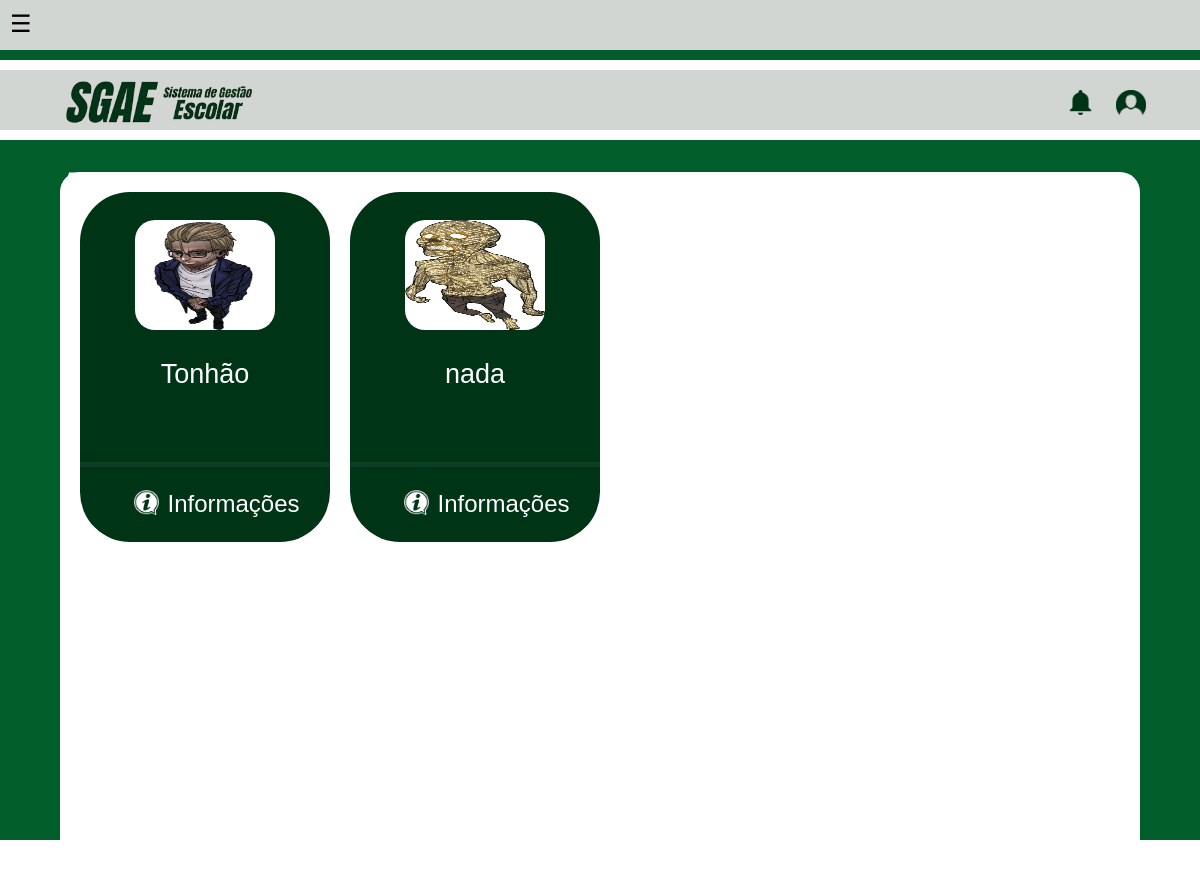
The page /PPInte/professores.php (signed in) on the database its author committed.
### tables this page shows
CREATE TABLE `professor` (
  `id_prof` int(11) NOT NULL,
  `foto` varchar(255) DEFAULT NULL
);

CREATE TABLE `usuario` (
  `cpf` char(11) NOT NULL,
  `Siape` varchar(45) NOT NULL,
  `foto` varchar(200) DEFAULT NULL,
  `id_us` int(11) NOT NULL,
  `email` varchar(45) NOT NULL,
  `nome` varchar(45) NOT NULL,
  `senha` varchar(45) NOT NULL,
  `fone` varchar(20) NOT NULL
);

### PPInte/professores.php (the view, shortened to what this page needs)
<?php
    require('config.php');
    $sql = "select usuario.id_us, usuario.Siape, usuario.nome, professor.id_prof, usuario.foto from usuario inner join professor where usuario.id_us=professor.id_prof";
    $res = $conn->query($sql) or die($conn->error);
    $qtd = $res->num_rows;
    $Checagem = "select * from setor where id_set = '{$_SESSION['id_us']}'";
    $ConsultaC = $conn->query($Checagem);
    $qtdChecagem = $ConsultaC->num_rows;
    if ($qtdChecagem > 0) {
        ?>
            <!DOCTYPE html>
            <html lang="pt-BR">
            <head>
                <link rel="stylesheet" href="professorescss.css">
            </head>
            <body>
                <div class="top-bar">
                    <div class="menu-container">
                        <div class="menu-abriricon" onclick="openMenu()">☰</div>
                    </div>
                </div>
                <div class="green-bar"></div>
                <div class="bottom-bar">
                <div class="iconeNotificacao">
                        <img src="Imagens/Notificacao.png">
                    </div>
                    <div class="iconeTitulo">
                        <img src="Imagens/Titulo.png">
                    </div>
                    <div class="iconePerfil">
                        <img src="Imagens/Perfil.png">
                    </div>
                </div>
                <div class="new-green-bar">
                    <div class="Titulo-Professores">
                        <h1>PROFESSORES</h1>
                    </div>
                </div>
                <div class="new-bottom-bar">
                    <div class="box-center">
                        <div class="InformaçõesProf";>
                            <?php
                                if($qtd > 0){
                                    echo "<div class='professores-container'>";
                                    while($row = $res->fetch_object()){
                                        echo "<div class='backgroundFundo1'>";
                                        echo "<div class='Prof-foto'>";
                                        echo "<br> <img src='".$row->foto."' alt='foto professor'<br>";
                                        echo "</div>";
                                        echo "<p class='nome-professor'>" . $row->nome . "</p>";
                                        echo "<div class='botaoinfo'>";
                                        echo "<br> <a>Informações</a>";
                                        echo "</div>";
                                        echo "<div class='imagemBotao'>";
                                        echo "<img onclick=\"window.location.href='professor.php?id_prof=" . htmlspecialchars($row->id_prof, ENT_QUOTES, 'UTF-8') . "'\" src='Imagens/Informacoes.png' alt='Informações'>";
                                        echo "</div>";
                                        echo "<div class='designFundoProf'></div>";
                                        echo "</div>";
                                    }
                                    echo "</div>";
                                }
                            ?>
                        </div>
                    </div>
                </div>
            </body>
            </html>
<?php
    } else{
        print"<script>location.href='index.php'; alert('Você não tem permissão para acessar esta área do sistema')</script>";
    }
?>

### PPInte/professorescss.css (style rules this page uses)
.top-bar { width: 100%; height: 50px; background-color: #d2d6d3; position: relative; }
.green-bar { width: 100%; height: 10px; background-color: #015d29; position: relative; top: 0px; }
.bottom-bar { width: 100%; height: 60px; background-color: #d2d6d3; position: relative; top: 10px; }
.new-green-bar { width: 100%; height: 100px; background-color: #015d29; position: relative; top: 20px; }
.new-bottom-bar { width: 100%; height: 75vh; background-color: #015d29; position: relative; top: 20px; }
.box-center { width: 90%; height: 700px; background-color: white; position: relative; top: 47%; left: 50%; transform: translate(-50%, -50%); border-radius: 20px; box-sizing: border-box; padding: 20px; overflow: auto; }
.Titulo-Professores h1 { font-size: 35px; color: White; position: absolute; font-family: 'Anton'; font-style: Italic; letter-spacing: 1px; top: 0px; left: 5%; }
.iconeTitulo img { width: 250px; height: auto; position: absolute; top: 10px; left: 50px; }
.iconeNotificacao img { width: 25px; height: auto; position: absolute; top: 20px; left: 89%; }
.iconePerfil img { width: 30px; height: auto; position: absolute; top: 20px; left: 93%; }
.menu-container { position: absolute; display: inline-block; }
.menu-abriricon { font-size: 24px; cursor: pointer; position: absolute; top: 10px; left: 10px; }
.professores-container { display: flex; flex-wrap: wrap; gap: 20px; }
.backgroundFundo1 { width: 250px; height: 350px; position: relative; background-color: #003417; border-radius: 50px; box-sizing: border-box; padding: 10px; overflow: hidden; }
.designFundoProf { width: 250px; height: 5px; position: absolute; background-color: #0d3e23; top: 270px; left: 0px; }
.nome-professor { position: absolute; top: 140px; left: 50%; transform: translateX(-50%); width: 200px; font-size: 27px; font-family: 'Poppins', sans-serif; color: white; text-align: center; }
.botaoinfo { position: absolute; top: 277px; left: 35%; font-family: 'Poppins', sans-serif; font-size: 18px; color: white; }
a { font-size: 24px; font-family: Arial, sans-serif; }
.imagemBotao img { width: 25px; height: auto; position: relative; top: 270px; left: 19%; cursor: pointer; }
body { margin: 0; font-family: Arial, sans-serif; }
.Prof-foto img { position: absolute; width: 140px; height: 110px; left: 55px; border-radius: 20px; }

### rows shown on the page
professor: id_prof.foto (picture), id_prof.nome "Tonhão"
professor: id_prof.foto (picture), id_prof.nome "nada"
